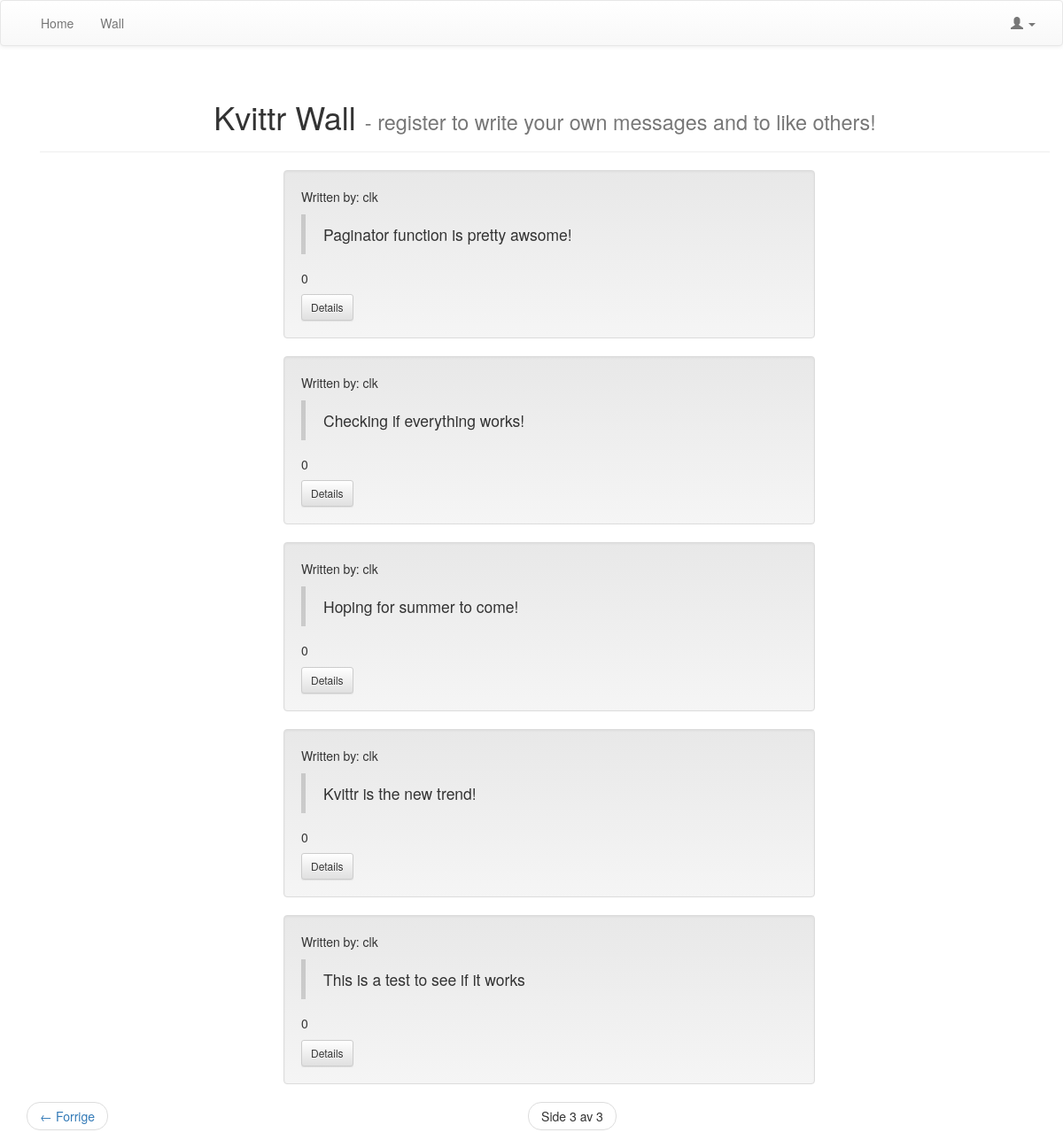
The app's page /kvittr_messages/?page=3 with its own data.
### kvittr_messages/models.py (models this page shows, shortened)
class Message(models.Model):
	message = models.TextField()
	created_by = models.ForeignKey(User, related_name="created_message")
	created_datetime = models.DateTimeField()
	likes = models.PositiveIntegerField(default=0)
	class Meta:
		ordering = ['-id']

### kvittr_messages/views.py (the view)
def message_listing(request):
	new_post = request.POST.get('new_post')
	if new_post:
		post = Message()
		post.message = new_post
		post.created_datetime = timezone.now()
		post.created_by = request.user
		post.save()
	messages = Message.objects.all()
	page_number = request.GET.get('page')
	paginator = Paginator(messages, 6)
	try:
		messages = paginator.page(page_number)
	except PageNotAnInteger:
		messages = paginator.page(1)
	except EmptyPage:
		messages = paginator.page(paginator.num_pages)
	context = {'messages': messages}
	return render(request, 'kvittr_messages/message_listing.html', context)

### kvittr_messages/templates/kvittr_messages/message_listing.html (shortened to what this page needs)
{% extends 'theme/base.html' %}
{% block pagecontent %}
    {% if user.is_authenticated %}
    <div class="row" style="margin-bottom:10px; width: 590px; margin-left: auto; margin-right: auto;">
        <div class="col-sm-12">
            <h3 class="text-center">Tell us whats on your mind, {{ user.username }}</h3>
            <form class="form-horizontal" method="POST">
                {% csrf_token %}
                <div class="form-group">
                    <div class="col-sm-12">
                       <textarea class="form-control" rows="1" name="new_post" required></textarea>
                    </div>
                </div>
                <div class="form-group">
                    <div class="col-sm-12">
                        <button type="submit" class="btn btn-primary ">Save post</button>
                    </div>
                </div>
            </form>
        </div>
    </div>
    <hr>
    {% else %}
        <div class="container">
            <div class="page-header">
                <h1 class="text-center">Kvittr Wall <small>- register to write your own messages and to like others! </small></h1>
            </div>
        </div>
    {% endif %}
        <ul>
        {% for message in messages %}
            <li class="well" style="list-style:none; width: 600px; margin-left: auto; margin-right: auto;">
                <p>Written by: {{ message.created_by }} </p>
                <blockquote>{{ message.message }}</blockquote>
                <h5 id="id-likes-for-message-{{ message.id }}"> {{ message.likes }}</h5>
                <a href="{% url 'message_details' message.id %}" class="btn btn-sm btn-default">Details</a>
            </li>
        {% endfor %}
        </ul>
    <nav>
        <ul class="pager">
            {% if messages.has_previous %}
                <li class="previous">
                    <a href="?page={{ messages.previous_page_number }}">
                    <span aria-hidden="true"> &larr; </span> Forrige
                    </a>
                </li>
            {% endif %}
                <li>
                    <span class="current">
                        Side {{ messages.number }} av {{ messages.paginator.num_pages }}
                    </span>
                </li>
        </ul>
    </nav>
{% endblock %}

### records on screen
Message: created_by "clk", message "Paginator function is pretty awsome!", likes "0"
Message: created_by "clk", message "Checking if everything works!", likes "0"
Message: created_by "clk", message "Hoping for summer to come!", likes "0"
Message: created_by "clk", message "Kvittr is the new trend!", likes "0"
Message: created_by "clk", message "This is a test to see if it works", likes "0"

### other values on screen
{{ messages.number }} "3"
{{ messages.paginator.num_pages }} "3"
